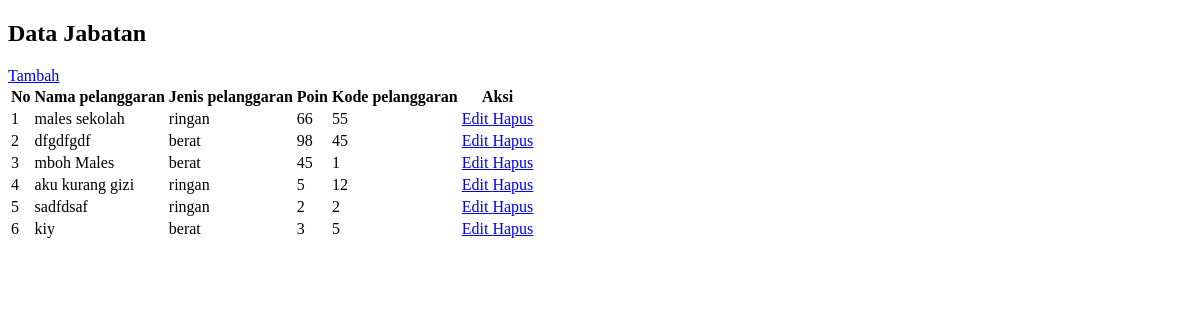
Page /content/pelanggaran.php on the committed database.
### tables this page shows
CREATE TABLE IF NOT EXISTS `pelanggaran` (
  `id_pelanggaran` int NOT NULL AUTO_INCREMENT,
  `nama_pelanggaran` varchar(40) DEFAULT NULL,
  `jenis_pelanggaran` enum('ringan','sedang','berat') DEFAULT NULL,
  `poin` int DEFAULT NULL,
  `kode` int DEFAULT NULL,
  PRIMARY KEY (`id_pelanggaran`)
);

### content/pelanggaran.php (the view, shortened to what this page needs)
<!DOCTYPE html>
<html lang="en">
<head>
 <link rel="stylesheet" href="css/style.css" />
  </head>
  <body>
      <section class="main">
        <h2 class="judul">Data Jabatan</h2>
        <a href="?hal=pelanggaran_tambah" class="tombol">Tambah</a>
        <table class="table">
          <thead>
            <tr>
              <th>No</th>
              <th>Nama pelanggaran</th>
              <th>Jenis pelanggaran</th>
              <th>Poin</th>
              <th>Kode pelanggaran</th>
              <th>Aksi</th>
            </tr>
          </thead>
          <tbody>
            <?php
                $query = "select * from pelanggaran order by id_pelanggaran desc";
                $result = mysqli_query($con,$query);
                $no = 0;
                while($data = mysqli_fetch_array($result)){
                    $no++;
            ?>
            <tr>
              <td><?= $no ?></td>
                <td><?= $data['nama_pelanggaran'] ?></td>
                <td><?= $data['jenis_pelanggaran'] ?></td>
                <td><?= $data['poin'] ?></td>
                <td><?= $data['kode'] ?></td>
              <td>
                <a href="?hal=pelanggaran_edit&id=<?= $data['id_pelanggaran'] ?>" class="tombol edit"> Edit </a>
                <a href="?hal=pelanggaran_hapus&id=<?= $data['id_pelanggaran'] ?>" class="tombol hapus"> Hapus </a>
              </td>
            </tr>
        <?php
        }
        ?>
          </tbody>
        </table>
  </body>
</html>

### rows in the picture
pelanggaran: nama_pelanggaran "males sekolah", jenis_pelanggaran "ringan", poin "66", kode "55"
pelanggaran: nama_pelanggaran "dfgdfgdf", jenis_pelanggaran "berat", poin "98", kode "45"
pelanggaran: nama_pelanggaran "mboh Males", jenis_pelanggaran "berat", poin "45", kode "1"
pelanggaran: nama_pelanggaran "aku kurang gizi", jenis_pelanggaran "ringan", poin "5", kode "12"
pelanggaran: nama_pelanggaran "sadfdsaf", jenis_pelanggaran "ringan", poin "2", kode "2"
pelanggaran: nama_pelanggaran "kiy", jenis_pelanggaran "berat", poin "3", kode "5"
